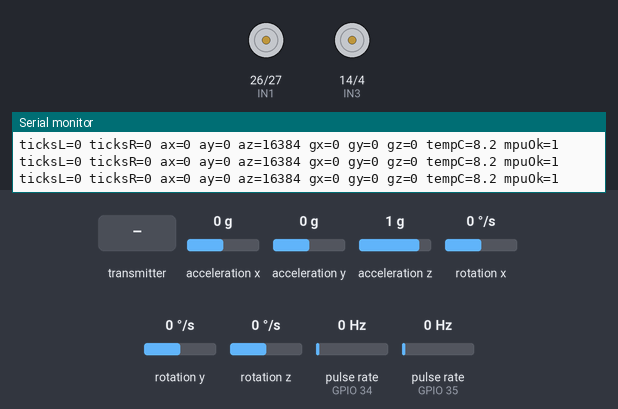
Recording of a sketch running on a simulated ESP32. Parts: motor-driver pin pairs drawn as motors (green arrow = first pin HIGH = forward, orange = second pin HIGH = backward, longer = more drive, scaled by the enable pin), the last lines printed to the serial monitor. Wiring (inferred from the names in the program): 2 × pulse sensor: data GPIO 34 / data GPIO 35; MPU-9250 motion sensor at I2C address 0x68. The test bench sets the inputs (shaded band); at power-on: acceleration x 0 g, acceleration y 0 g, acceleration z 1 g, rotation x 0 °/s, rotation y 0 °/s, rotation z 0 °/s, pulse rate (sensors on GPIO 34, GPIO 35) 0 Hz.

Above: at 1.2 s.
1.3 s: the transmitter starts sending x = 0
2.8 s: the transmitter starts sending y = 1024
At 3.7 s:
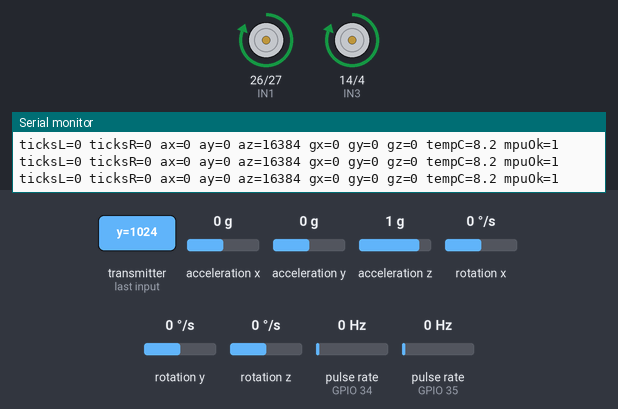
4.3 s: the transmitter starts sending x = 1024
At 4.8 s:
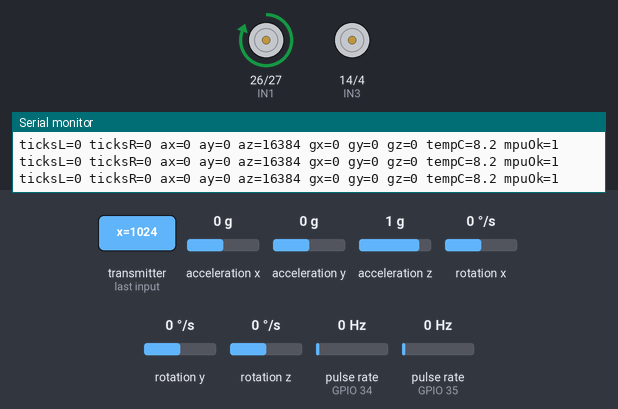
5.8 s: the transmitter starts sending y = 0
At 7.0 s:
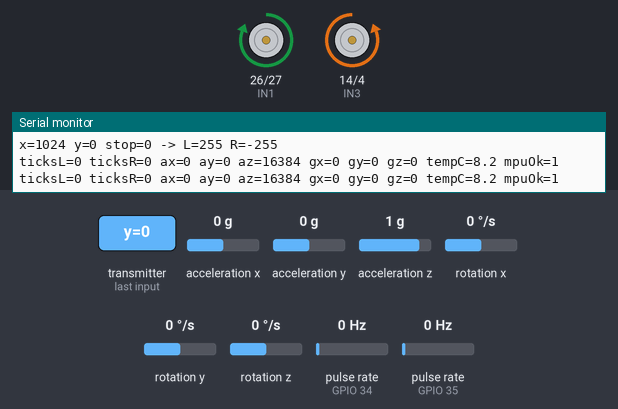
7.3 s: the transmitter starts sending y = 2048
At 8.3 s:
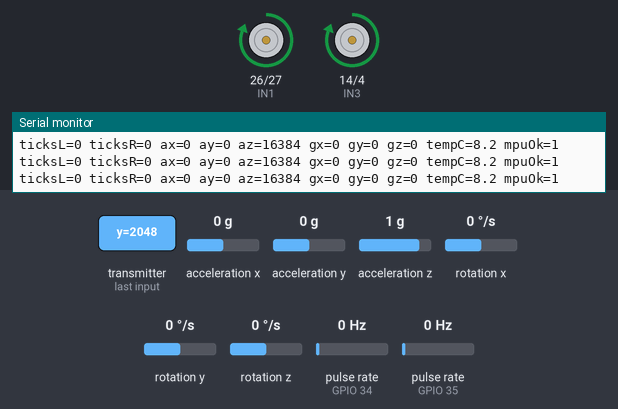
8.8 s: the transmitter starts sending x = 2048
At 9.5 s:
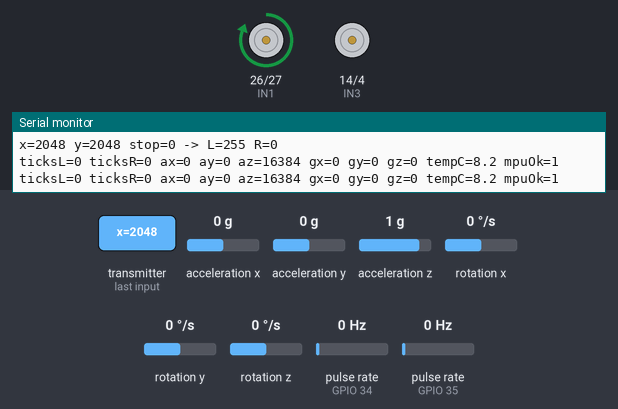
Timing chart, 0 to 11.3 s (numbered marks = the images above; inputs shaded):
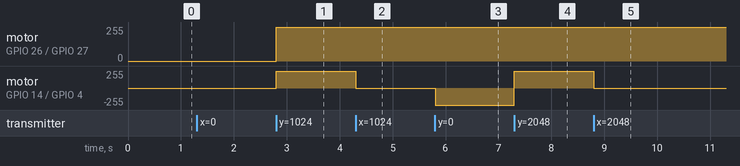

Measured:
- after the input at 2.8 s, motor on GPIO 26 (IN1) / GPIO 27 (IN2), motor on GPIO 14 (IN3) / GPIO 4 (IN4): stopped → forward 255/255 at once
- after the input at 4.3 s, motor on GPIO 14 (IN3) / GPIO 4 (IN4): forward 255/255 → stopped at once
- after the input at 5.8 s, motor on GPIO 14 (IN3) / GPIO 4 (IN4): stopped → backward 255/255 at once
- after the input at 7.3 s, motor on GPIO 14 (IN3) / GPIO 4 (IN4): backward 255/255 → forward 255/255 at once
- after the input at 8.8 s, motor on GPIO 14 (IN3) / GPIO 4 (IN4): forward 255/255 → stopped at once

The sketch:

receiver.ino
```cpp
// (licence header left out)
#include <esp_now.h>
#include <WiFi.h>
#include <Wire.h>

// L298N pins
#define ENA 25  // left PWM
#define IN1 26
#define IN2 27
#define IN3 14
#define IN4 4
#define ENB 33  // right PWM

// PWM config (Arduino-ESP32 core >=3.0 ledc API; use ledcSetup/ledcAttachPin
// instead if you're on core 2.x)
#define PWM_FREQ 5000
#define PWM_RES  8  // 0-255

// FC-03 encoders
#define ENCODER_L 34
#define ENCODER_R 35
volatile long ticksL = 0;
volatile long ticksR = 0;
volatile int8_t dirL = 1;  // set by setMotor() from commanded speed sign
volatile int8_t dirR = 1;
void IRAM_ATTR onEncoderL() { ticksL += dirL; }
void IRAM_ATTR onEncoderR() { ticksR += dirR; }

// MPU9250 (I2C)
#define MPU_SDA 21
#define MPU_SCL 22
#define MPU_ADDR 0x68  // AD0 low; use 0x69 if AD0 tied high

int16_t ax, ay, az, gx, gy, gz;
int16_t rawTemp = 0;
float tempC = 0.0f;
bool mpuOk = false;

// MPU-9250 datasheet conversion (Register Map sec. 4.18): 21 degC at
// TEMP_OUT = 0, sensitivity 333.87 LSB/degC (some earlier MPU-60x0-derived
// code uses the 340/36.53 constants -- those are for the MPU6050, not the
// 9250, and will read several degrees off).
float tempRawToC(int16_t raw) {
  return (raw / 333.87f) + 21.0f;
}

bool mpuInit() {
  Wire.begin(MPU_SDA, MPU_SCL, 400000);
  Wire.beginTransmission(MPU_ADDR);
  Wire.write(0x6B);  // PWR_MGMT_1
  Wire.write(0x00);  // wake up, clock = internal
  if (Wire.endTransmission() != 0) return false;

  Wire.beginTransmission(MPU_ADDR);
  Wire.write(0x1C);  // ACCEL_CONFIG
  Wire.write(0x00);  // +-2g
  Wire.endTransmission();

  Wire.beginTransmission(MPU_ADDR);
  Wire.write(0x1B);  // GYRO_CONFIG
  Wire.write(0x00);  // +-250 dps
  Wire.endTransmission();

  return true;
}

// Reject samples where any axis pegs at the int16 rail (0x7FFF/0x8000) --
// on a real ±2g/±250dps MPU9250 that only happens on bus corruption, never
// from genuine motion, since it needs every one of 16 bits to read as
// stuck-high or a clean 0xFF/0x00 byte pair.
bool isSaturated(int16_t v) {
  return v == 32767 || v == -32768;
}

bool mpuRead() {
  Wire.beginTransmission(MPU_ADDR);
  Wire.write(0x3B);  // ACCEL_XOUT_H
  if (Wire.endTransmission(false) != 0) return false;
  if (Wire.requestFrom(MPU_ADDR, 14) != 14) return false;

  int16_t nax = (Wire.read() << 8) | Wire.read();
  int16_t nay = (Wire.read() << 8) | Wire.read();
  int16_t naz = (Wire.read() << 8) | Wire.read();
  int16_t ntemp = (Wire.read() << 8) | Wire.read();
  int16_t ngx = (Wire.read() << 8) | Wire.read();
  int16_t ngy = (Wire.read() << 8) | Wire.read();
  int16_t ngz = (Wire.read() << 8) | Wire.read();

  if (isSaturated(nax) || isSaturated(nay) || isSaturated(naz) ||
      isSaturated(ntemp) ||
      isSaturated(ngx) || isSaturated(ngy) || isSaturated(ngz)) {
    return false;  // bogus sample -- drain any leftover bus state and bail
  }

  ax = nax; ay = nay; az = naz;
  rawTemp = ntemp;
  tempC = tempRawToC(ntemp);
  gx = ngx; gy = ngy; gz = ngz;
  return true;
}

// UART2 to S3 (odometry out)
#define UART_TX 17
#define UART_RX 16
HardwareSerial S3Link(2);  // UART2
unsigned long lastUartSend = 0;

// Structure to receive data
// Must match the sender structure
typedef struct struct_message {
  int16_t x;
  int16_t y;
  bool stop;
} struct_message;

struct_message myData;

void setMotor(int enaPwm, int in1, int in2, int speed, volatile int8_t* dir) {
  // speed: -255..255
  bool fwd = speed >= 0;
  digitalWrite(in1, fwd);
  digitalWrite(in2, !fwd);
  ledcWrite(enaPwm, constrain(abs(speed), 0, 255));
  *dir = fwd ? 1 : -1;
}

void OnDataRecv(const esp_now_recv_info_t * info, const uint8_t *incomingData, int len) {
  memcpy(&myData, incomingData, sizeof(myData));

  int left = 0, right = 0;

  if (myData.stop) {
    left = 0;
    right = 0;
  } else {
    // Arcade mixing: y = throttle, x = turn
    left  = constrain(myData.y + myData.x, -255, 255);
    right = constrain(myData.y - myData.x, -255, 255);
  }

  setMotor(ENA, IN1, IN2, left, &dirL);
  setMotor(ENB, IN3, IN4, right, &dirR);

  Serial.printf("x=%d y=%d stop=%d -> L=%d R=%d\n", myData.x, myData.y, myData.stop, left, right);
}

void setup() {
  Serial.begin(115200);

  pinMode(IN1, OUTPUT);
  pinMode(IN2, OUTPUT);
  pinMode(IN3, OUTPUT);
  pinMode(IN4, OUTPUT);

  ledcAttach(ENA, PWM_FREQ, PWM_RES);
  ledcAttach(ENB, PWM_FREQ, PWM_RES);

  pinMode(ENCODER_L, INPUT);
  pinMode(ENCODER_R, INPUT);
  attachInterrupt(digitalPinToInterrupt(ENCODER_L), onEncoderL, RISING);
  attachInterrupt(digitalPinToInterrupt(ENCODER_R), onEncoderR, RISING);

  S3Link.begin(115200, SERIAL_8N1, UART_RX, UART_TX);

  mpuOk = mpuInit();
  if (!mpuOk) Serial.println("MPU9250 init failed");

  WiFi.mode(WIFI_STA);

  if (esp_now_init() != ESP_OK) {
    Serial.println("Error initializing ESP-NOW");
    return;
  }

  esp_now_register_recv_cb(OnDataRecv);
}

void loop() {
  if (millis() - lastUartSend >= 100) {  // 10Hz, matches STM32 odometry rate
    lastUartSend = millis();
    noInterrupts();
    long l = ticksL, r = ticksR;
    interrupts();

    mpuOk = mpuRead();  // always retry; don't latch dead forever
    if (!mpuOk) Serial.println("MPU9250 read failed");

    // Added tempC (1 decimal place) as a new trailing field. If the S3-side
    // parser expects a fixed field count, update it to read this field too.
    S3Link.printf("%ld,%ld,%d,%d,%d,%d,%d,%d,%.1f,%d\n",
                  l, r, ax, ay, az, gx, gy, gz, tempC, mpuOk ? 1 : 0);
    Serial.printf("ticksL=%ld ticksR=%ld ax=%d ay=%d az=%d gx=%d gy=%d gz=%d tempC=%.1f mpuOk=%d\n",
                   l, r, ax, ay, az, gx, gy, gz, tempC, mpuOk ? 1 : 0);
  }
}
```
